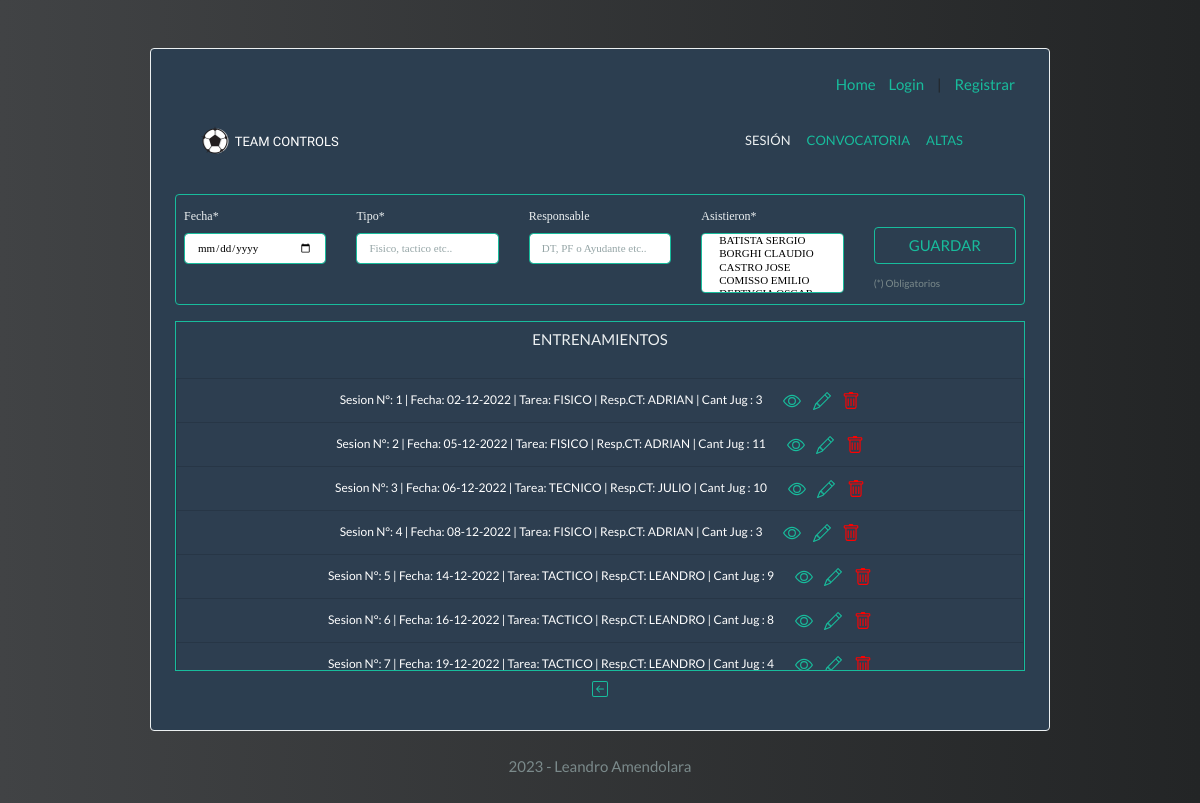
/entrenamiento, run on the app's committed database.
### models.py (models this page shows, shortened)
class Entrenamientos(db.Model):
    __tablename__ = "entrenamientos"
    id = db.Column(db.Integer, primary_key=True, autoincrement=True)
    fecha = db.Column(db.Integer)  # nullable al poner falso fuerza que el campo debe rellenarse obligatoriamente.
    tipo = db.Column(db.String(200), nullable=False)
    responsable = db.Column(db.String(200), nullable=False)
    asistieron = db.Column(db.Integer)
    asistencia = db.relationship("Asistencia")

### app.py (the view, shortened to what this page needs)
@app.route("/entrenamiento", methods=["POST", "GET"])
def entrenamiento():
    alertas = {
        "type": "",
        "mensaje": ""
    }
    asist = db.session.query(Jugadores).order_by(Jugadores.apellidos).all()
    todos_los_entrenamientos = db.session.query(Entrenamientos).order_by(Entrenamientos.fecha).all()
    for sesion in todos_los_entrenamientos:
        sesion.fecha_editada = datetime.strptime(sesion.fecha, "%Y-%m-%d")
        sesion.fecha_editada = sesion.fecha_editada.strftime("%d-%m-%Y")
    return render_template("entrenamiento.html", todos_los_entrenamientos=todos_los_entrenamientos,
                           asist=asist, alertas=alertas)  # Se carga el template de los entrenamientos.

### templates/entrenamiento.html (shortened to what this page needs)
{% extends "base_template.html" %}
            {% block content %}
                        <div class="col collapse navbar-collapse ml-auto" id="navbarColor03">
                    <ul class="navbar-nav ml-auto">
                        <li class="nav-item ml-auto"><a class="nav-link text-light" href="{{ url_for('sesion') }}">SESIÓN</a></li>
                        <li class="nav-item ml-auto"><a class="nav-link" href="{{ url_for('convocatoria') }}">CONVOCATORIA</a></li>
                        <li class="nav-item ml-auto"><a class="nav-link" href="{{ url_for('altas') }}">ALTAS</a></li>
                    </ul>
                </div>
            </div>
         </nav>
         <div class="row container-lg mt-2 p-2 form-group border border-success rounded" style="margin-left: 0px;margin-top: -10px">
             <form action="/entrenamiento" method="post" class="row g-3 needs-validation" novalidate>
                <div class="col">
                    <label for="fecha" class="form-label text-light">Fecha*</label>
                    <input type="date" name="fecha" class="form-control border border-success fuente_input" id="fecha" aria-describedby="nombre_small" placeholder="Fecha de sesion" autofocus required>
                </div>
               <div class="col">
                    <label for="tipo" class="form-label text-light">Tipo*</label>
                    <input type="text" name="tipo" class="form-control border border-success fuente_input" id="tipo" aria-describedby="apellido_small" placeholder="Fisico, tactico etc.." required>
               </div>
               <div class="col">
                    <label for="responsable" class="form-label text-light">Responsable</label>
                    <input type="text" name="responsable" class="form-control border border-success fuente_input" id="responsable" aria-describedby="dorsal_small" placeholder="DT, PF o Ayudante etc.." required>
               </div>
               <div class="col">
                    <label for="asistentes" class="form-label text-light">Asistieron*</label>
                    <select  class="col form-select border border-success rounded fuente_input" multiple aria-label="multiple select example" style="height: 60px;" aria-describedby="asistentes_small" name="asistentes" id="asistentes" aria-multiselectable="true" required>
                        {% for i in asist %}
                        <option value="{{i.id}}">{{i .apellidos}} {{i.nombres}} </option>
                        {% endfor%}
                    </select>
               </div>
               <div class="col">
                    <button type="submit" class="col btn btn-outline-success fuente_menu mb-2" style="margin-top:1.5rem;">GUARDAR</button>
                    <small id="nombre_small" class="form-text text-dark" style="font-size: 10px;">(*) Obligatorios</small>
               </div>
             </form>
         </div>
         <div class="container sm border border-success list_scroll_bar">
            <ul id="list-scroll" class="row list-group">
                <h6 class="text-light mt-2 text-center">ENTRENAMIENTOS</h6>
                {% for sesion in todos_los_entrenamientos %}
                    <li class="col text-center list-group-item list-group-item-action list-group-item-info text-white list_bg">
                        <span>
                            Sesion N°: {{sesion.id}} | Fecha: {{ sesion.fecha_editada }} | Tarea: {{ sesion.tipo }} | Resp.CT: {{ sesion.responsable }} | Cant Jug : {{ sesion.asistieron }}
                        </span>
                        <a href="/ver-sesion/{{sesion.id}}" style="text-decoration:none">
                        </a>
                        <a href="/editar-sesion/{{sesion.id}}" style="text-decoration:none">
                        </a>
                        <a href="/eliminar-sesion/{{sesion.id}}" style="text-decoration:none">
                        </a>
                    </li>
                {% endfor %}
            </ul>
        </div>
        <div class="col nav-link text-center">
                <a href="/sesion">
                </a>
        </div>
        {% endblock %}

### static/main.css (style rules this page uses)
.fuente_input { font-family: 'Gugi', cursive; font-family: 'Source Serif Pro', serif; color: black; font-size: 11px; }
.nav-link { font-size: 13px; }
label { font-family: 'Gugi', cursive; font-family: 'Source Serif Pro', serif; font-size: 12px; }
body { background: #232526; background: -webkit-linear-gradient(to right, #414345, #232526); background: linear-gradient(to right, #414345, #232526); }
input { width: 100%; }
.list_scroll_bar { overflow-y: scroll; height: 350px; }
.list_bg { background: #2d3e50; font-size: 12px; }

### data on the page
Entrenamientos: id "1", fecha_editada "02-12-2022", tipo "FISICO", responsable "ADRIAN", asistieron "3"
Entrenamientos: id "2", fecha_editada "05-12-2022", tipo "FISICO", responsable "ADRIAN", asistieron "11"
Entrenamientos: id "3", fecha_editada "06-12-2022", tipo "TECNICO", responsable "JULIO", asistieron "10"
Entrenamientos: id "4", fecha_editada "08-12-2022", tipo "FISICO", responsable "ADRIAN", asistieron "3"
Entrenamientos: id "5", fecha_editada "14-12-2022", tipo "TACTICO", responsable "LEANDRO", asistieron "9"
Entrenamientos: id "6", fecha_editada "16-12-2022", tipo "TACTICO", responsable "LEANDRO", asistieron "8"
Entrenamientos: id "7", fecha_editada "19-12-2022", tipo "TACTICO", responsable "LEANDRO", asistieron "4"
